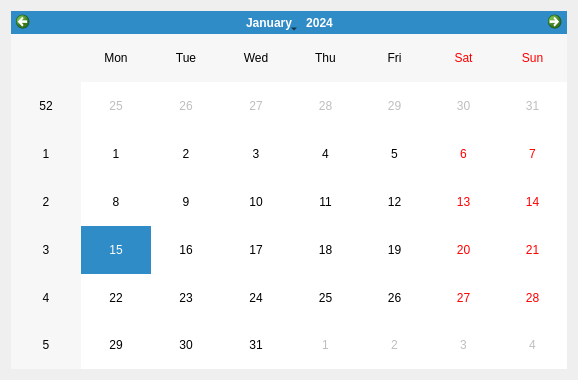
<?xml version="1.0" encoding="UTF-8"?>
<ui version="4.0">
 <class>Dialog</class>
 <widget class="QDialog" name="Dialog">
  <property name="geometry">
   <rect>
    <x>0</x>
    <y>0</y>
    <width>578</width>
    <height>380</height>
   </rect>
  </property>
  <property name="windowTitle">
   <string>Dialog</string>
  </property>
  <layout class="QVBoxLayout" name="verticalLayout">
   <item>
    <widget class="QCalendarWidget" name="calendarWidget"/>
   </item>
  </layout>
 </widget>
 <resources/>
 <connections/>
</ui>
